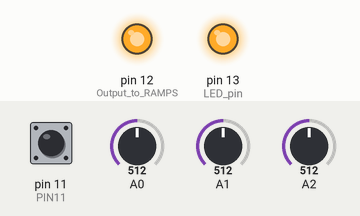
The sketch below on a simulated Arduino Uno, built with avr-gcc and run on an emulated ATmega328P. Shown: output pins drawn as LEDs (lit = HIGH). Dashed ring = blinking. The inputs (shaded band) are chosen by the test bench; at power-on: A0 = 512, pin 11 (PIN11) HIGH, A1 = 512, A2 = 512. EEPROM starts erased.

Above: at 1.2 s.
1.3 s: A0 set to 306
4.3 s: pin 11 (PIN11) pulled LOW for 0.15 s
At 6.8 s:
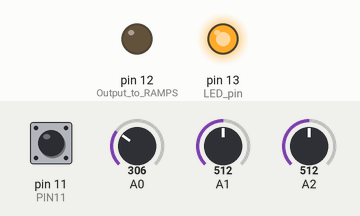
7.4 s: pin 11 (PIN11) pulled LOW for 1 s
At 7.56 s:
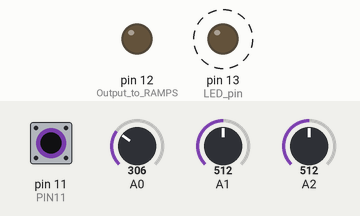
10.4 s: A0 set to 336
11.9 s: A0 set to 372
At 12.9 s:
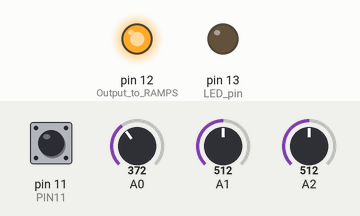
13.4 s: A0 set to 122
At 14.7 s:
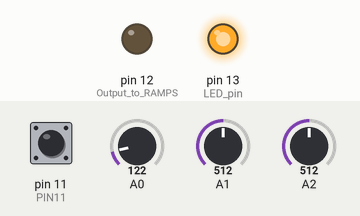
Timing chart, 0 to 15.9 s (numbered marks = the images above; inputs shaded):
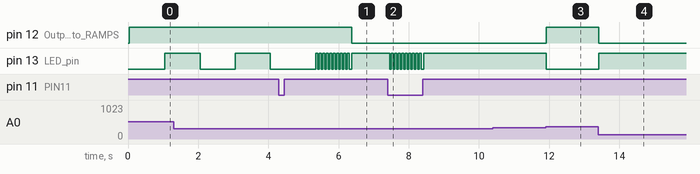

The sketch:

fsr.ino
```cpp
#undef DEBUGUTSKRIFT
#define N_ADC 3
#define PIN11 11
#define EEPROM_POS 1

#include <EEPROM.h>
#include <EnableInterrupt.h>

volatile byte baseValuePulser; // Från EEPROM numera. =20;   // 20 = känslig. 70 = okänslig
#define STARTING_LIMIT 20
//
// Att sätta baseValuePulser=25 görs med M40 S25
//
volatile int blinkPulser; // Flagga ifall vi ska blinka inställningen
volatile byte saveEEPROM; // Flagga ifall vi ska spara till EEPROM

volatile int baseValue[N_ADC];
volatile int pin11Fail=false;

volatile byte inSensitiveFactor = 1;

int maxspann(int val[])  // Största spannet av ration
{
    int Max = -1;
    int Min = 30000;

    for (int i=0; i < N_ADC; i++) {
      Max = Max < val[i] ? val[i] : Max;
      Min = Min > val[i] ? val[i] : Min;
    }
    return(Max-Min);
}

int minratio(int val[])  // Min value of reading
{
    int Min = 30000;

    for (int i=0; i < N_ADC; i++) {
      Min = Min > val[i] ? val[i] : Min;
    }
    return(Min);
}

void readS(int read_times, int *val)
{ // Average over read_times cycles
  unsigned long ival[N_ADC];
  for (int i=0; i < N_ADC; i++)
    ival[i] = 0;
  int n=0;
  do {
    n++;
    for (int i=0; i < N_ADC; i++)
      ival[i] += analogRead(A0+i);
  } while (n < read_times);
  for (int i=0; i < N_ADC; i++)  // Medelvärdet
    val[i] = ival[i]/n;
}

void setBaseValue()
{
  digitalWrite(13, HIGH);    // LED on
  int val[N_ADC];
  readS(100, val); // 1000 => 0.05 seconds.
  for (int i=0; i < N_ADC; i++)
    baseValue[i] = val[i];
  digitalWrite(13, LOW);
}

int touching()
{
   int ratio[N_ADC];
   int val[N_ADC];

   readS(50, val);
   for (int nadc=0; nadc < N_ADC; nadc++)  // Jobbar med ratio av baseValue
       ratio[nadc] = 100*float(val[nadc])/float(baseValue[nadc]);

   int spann = maxspann(ratio);  // Hur mycket skiljer det mellan största till minsta värdet
   int Min = minratio(ratio);    // Lägsta värdet.

   // Touch!
   // Limit1 väger ihop träff i mitten mot träff ovanpå en sensor.
   // 3/4*60*(spread/60*1/3+1)
   // spread = 0 => 45     Träff i mitten, alla lika
   // spread = 60 => 60    Träff i mitten
   // Detta är något jag testade fram.
   int Limit1 = inSensitiveFactor*float(100-baseValuePulser)*(1.0-float(spann)/float(100-baseValuePulser)*0.333333);

   // Limit två. Tar en "ren" träff. Faktorn 2.5 gäller för att komma på samma nivå som Limit1
   // En kaffekopp = ca 55 ovanpå en sensor
   // En kaffekopp = ca 42 i mitten
   int Limit2 = inSensitiveFactor*2.5*baseValuePulser;

#ifdef DEBUGUTSKRIFT
   // Obs att debugutskriften tar för lång tid för att köra live i Kosseln.
   //
    Serial.print("Base= ");
    Serial.print(baseValue[0]);
    Serial.print(" ");
    Serial.print(baseValue[1]);
    Serial.print(" ");
    Serial.print(baseValue[2]);
    Serial.print(" ");
    Serial.print(val[0]);
    Serial.print(" ");
    Serial.print(val[1]);
    Serial.print(" ");
    Serial.print(val[2]);
    Serial.print(" ");
    Serial.print(ratio[0]);
    Serial.print(" ");
    Serial.print(ratio[1]);
    Serial.print(" ");
    Serial.print(ratio[2]);
    Serial.print(" ");
    Serial.print(Min);
    Serial.print(Min < Limit1 ? " < " : " > ");
    Serial.print(Limit1);
    Serial.print(Min < Limit1 ? " HIT-1 " : " . ");
    Serial.print(spann);
    Serial.print(spann > Limit2 ? " > " : " < ");
    Serial.print(Limit2);
    Serial.print(spann > Limit2 ? " HIT-2 " : " . ");
    Serial.println();
#endif

   if (Min < Limit1) {
     inSensitiveFactor=1;
     return 1;
   }

   if (spann > Limit2) {
     inSensitiveFactor=1;
     return 1;
   }

   return 0; // No touch
}

volatile unsigned long pulseStart11=0;
volatile unsigned long pulseStop11=0;
volatile int pulser=0;
// Tre kommandon
// 1. En puls längre än 0.2 sekunder  => setBaseValue alltså kalibrering av nollvärde
// 2. N pulser kortare 0.1 sekunder =>  setBaseValueLimit = 1-N
// 3. 100 (exakt) pulser kortare än 10 msek => setBaseValue

#define stopTimer    {TIFR1 = 0; TCNT1 = 0; TCCR1B &= ~(1 << CS10);TCCR1B &= ~(1 << CS11);TCCR1B &= ~(1 << CS12); }
#define startTimer   {TCNT1  = 0;  TIFR1  = 0;TCCR1B |= (1 << CS12);sei(); }

// Startar ca 0.2 sekunder utan aktivitet på kommandopinnen
// Ta hand om insamlad data om pulser osv
ISR(TIMER1_COMPA_vect)
{
#ifdef DEBUGUTSKRIFT
  Serial.print(" Pulser = ");
  Serial.println(pulser);
#endif

  stopTimer;
  if (pulser == 1 || pulser == 100){
    pulser = 0;
    setBaseValue();
    return;
  }
  if (pulser == 2){
    pulser = 0;
    inSensitiveFactor=3;
    return;
  }
  if (pulser == 3 || pulser == 101){
    pulser = 0;
    blinkPulser=baseValuePulser;
    return;
  }
  if (pulser > 1) {
      baseValuePulser = pulser;
      saveEEPROM=true;
  }
  pulser = 0;
}

// ISR för input på kommandopinnen pinne-11
void pin11()
{
  if (digitalRead(PIN11)) {  // UP
    pulseStart11 = micros();
  } else {  // DOWN - completing the pulse
    pulseStop11 = micros();

    if (pulseStop11 - pulseStart11 < 10000) { // Kommando 2,3. Pulser kortare än 0.1 sekund
      pulser++;
      startTimer;             // Reload
    } else {                  // Fail. reset
      pulseStop11 = pulseStart11 = 0; // Reset
      pulser = 0;
      pin11Fail = true;
    }
  }
}

void setup()
{
    for (int i=0; i < N_ADC; i++) {
        pinMode(A0+i, INPUT);      // For ADC
        digitalWrite(A0+i, HIGH);  // Enable internal pullups
     }
    setBaseValue();                // Initial
    baseValuePulser = EEPROM.read(EEPROM_POS);  // Orka ställa in varje gång. Nä...
    if (baseValuePulser < STARTING_LIMIT/2 || baseValuePulser > 100) {
      baseValuePulser = STARTING_LIMIT;
      EEPROM.write(EEPROM_POS, baseValuePulser); // För första gången är tanken. Korrigerar kasst värde
    }

    pinMode(PIN11, INPUT);         // Kommandopinnen
    digitalWrite(PIN11, HIGH);
    enableInterrupt(11, &pin11, CHANGE); // M40 S0

    cli();                         // Initiera timern
    TCCR1A = 0;
    TCCR1B = 0;
    TCNT1  = 0;
    TIMSK1  |= (1 << OCIE1A);
    OCR1A = 625;                   // Set compare match register for 100 Hz increments
    TCCR1B  |= (1 << WGM12);       // Turn on CTC mode
    sei();

    pinMode(12, OUTPUT);           // Output to RAMPS
    digitalWrite(12, HIGH);        // Off

    pinMode(13, OUTPUT);           // LED pin
    digitalWrite(13, LOW);         // Inverted output to RAMPS

    blinkPulser=EEPROM.read(EEPROM_POS);
    saveEEPROM=false;

#ifdef DEBUGUTSKRIFT
    Serial.begin(115200);
#endif
}

void loop()
{
    if (touching()) {
        digitalWrite(12, LOW);
        digitalWrite(13, HIGH);
    } else {
        digitalWrite(12, HIGH);
        digitalWrite(13, LOW);
    }
    if (blinkPulser > 0) {
      digitalWrite(13, LOW);
      delay(1000);
      for (; blinkPulser >= 10; blinkPulser = blinkPulser - 10) {
        digitalWrite(13, HIGH);
        delay(1000);
        digitalWrite(13, LOW);
        delay(1000);
      }
      while(blinkPulser-- > 0) {
        digitalWrite(13, HIGH);
        delay(300);
        digitalWrite(13, LOW);
        delay(300);
      }
      delay(300);
      blinkPulser=0;
    }
    if (saveEEPROM) {
      EEPROM.write(EEPROM_POS, baseValuePulser); // Spara tills nästa gång
      for (int  i=0; i < 3; i++) {
        digitalWrite(13,HIGH);
        delay(50);
        digitalWrite(13,LOW);
        delay(50);
      }
      saveEEPROM=false;
    }
    if (pin11Fail) {
      for (int  i=0; i < 10; i++) {
        digitalWrite(13,HIGH);
        delay(50);
        digitalWrite(13,LOW);
        delay(50);
      }
      pin11Fail = false;
    }
}
```

Measured:
- the behaviour switches between 353 and 354 on A0 (found by bisection; images 2 and 3)
- after the input at 4.3 s, pin 12 (Output_to_RAMPS): HIGH → LOW after 2.1 s instead of 1.1 s
- after the input at 7.4 s, pin 13 (LED_pin): alternates HIGH for 0.05 s and LOW for 0.05 s, 20 changes in all, then stays HIGH, starting after 0.05 s
- after the input at 10.4 s, every drawn part: stays the same
- after the input at 11.9 s, pin 12 (Output_to_RAMPS): LOW → HIGH at once; pin 13 (LED_pin): HIGH → LOW at once
- after the input at 13.4 s, pin 12 (Output_to_RAMPS): HIGH → LOW at once; pin 13 (LED_pin): LOW → HIGH at once
- by itself, pin 13 (LED_pin): alternates HIGH for 0.05 s and LOW for 0.05 s, 21 changes in all, then stays HIGH
